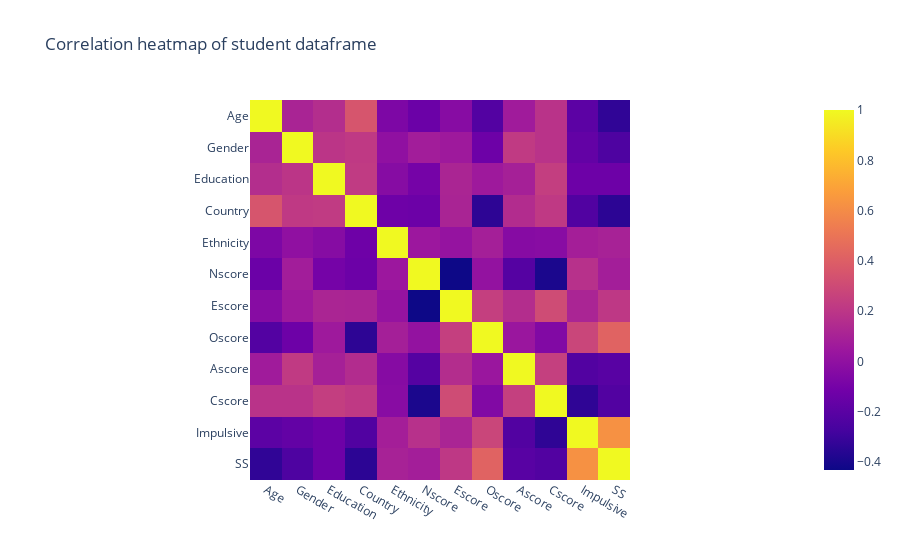

Notebook code for this chart:
### Markdown cell above
There are no duplicates and I am satisfied that the data is clean.

# Exploratory data analysis

I already have a good sense for the data and what each column describes, but to further investigate the variables, I will use a correlation heatmap to check for multicollinearity.

### Code cell
px.imshow(df.corr(), title="Correlation heatmap of student dataframe")

### Figure 1 — Plotly figure (JSON) as saved in the notebook; plotly's stock layout.template omitted (floating-point values rounded to 4 significant figures; data arrays with more than 128 entries replaced by an {"elided": "..."} marker saying what was removed)
{"data": [{"coloraxis": "coloraxis", "hovertemplate": "x: %{x}<br>y: %{y}<br>color: %{z}<extra></extra>", "name": "0", "type": "heatmap", "x": ["Age", "Gender", "Education", "Country", "Ethnicity", "Nscore", "Escore", "Oscore", "Ascore", "Cscore", "Impulsive", "SS"], "xaxis": "x", "y": ["Age", "Gender", "Education", "Country", "Ethnicity", "Nscore", "Escore", "Oscore", "Ascore", "Cscore", "Impulsive", "SS"], "yaxis": "y", "z": {"elided": "12x12 float values"}}], "layout": {"coloraxis": {"colorscale": [[0, "#0d0887"], [0.1111, "#46039f"], [0.2222, "#7201a8"], [0.3333, "#9c179e"], [0.4444, "#bd3786"], [0.5556, "#d8576b"], [0.6667, "#ed7953"], [0.7778, "#fb9f3a"], [0.8889, "#fdca26"], [1, "#f0f921"]]}, "title": {"text": "Correlation heatmap of student dataframe"}, "xaxis": {"anchor": "y", "constrain": "domain", "domain": [0, 1], "scaleanchor": "y"}, "yaxis": {"anchor": "x", "autorange": "reversed", "constrain": "domain", "domain": [0, 1]}}}
